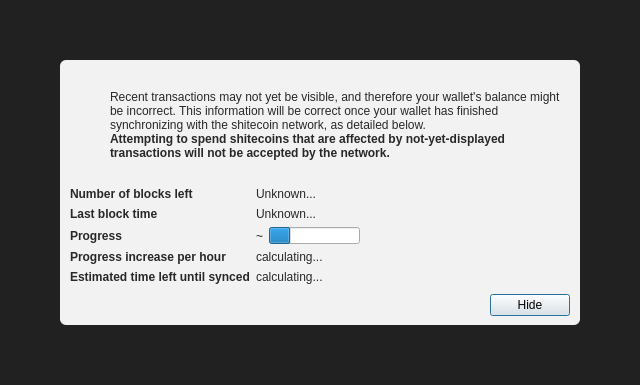
<?xml version="1.0" encoding="UTF-8"?>
<ui version="4.0">
 <class>ModalOverlay</class>
 <widget class="QWidget" name="ModalOverlay">
  <property name="geometry">
   <rect>
    <x>0</x>
    <y>0</y>
    <width>640</width>
    <height>385</height>
   </rect>
  </property>
  <property name="windowTitle">
   <string>Form</string>
  </property>
  <layout class="QVBoxLayout" name="verticalLayout" stretch="0">
   <property name="sizeConstraint">
    <enum>QLayout::SetDefaultConstraint</enum>
   </property>
   <property name="leftMargin">
    <number>0</number>
   </property>
   <property name="topMargin">
    <number>0</number>
   </property>
   <property name="rightMargin">
    <number>0</number>
   </property>
   <property name="bottomMargin">
    <number>0</number>
   </property>
   <item>
    <widget class="QWidget" name="bgWidget" native="true">
     <property name="styleSheet">
      <string notr="true">#bgWidget { background: rgba(0,0,0,220); }</string>
     </property>
     <layout class="QVBoxLayout" name="verticalLayoutMain" stretch="1">
      <property name="leftMargin">
       <number>60</number>
      </property>
      <property name="topMargin">
       <number>60</number>
      </property>
      <property name="rightMargin">
       <number>60</number>
      </property>
      <property name="bottomMargin">
       <number>60</number>
      </property>
      <item>
       <widget class="QWidget" name="contentWidget" native="true">
        <property name="styleSheet">
         <string notr="true">#contentWidget { background: rgba(255,255,255,240); border-radius: 6px; }

QLabel { color: rgb(40,40,40);  }</string>
        </property>
        <layout class="QVBoxLayout" name="verticalLayoutSub" stretch="1,0,0,0">
         <property name="spacing">
          <number>0</number>
         </property>
         <property name="leftMargin">
          <number>10</number>
         </property>
         <property name="topMargin">
          <number>10</number>
         </property>
         <property name="rightMargin">
          <number>10</number>
         </property>
         <property name="bottomMargin">
          <number>10</number>
         </property>
         <item>
          <layout class="QHBoxLayout" name="horizontalLayoutIconText" stretch="0,1">
           <property name="topMargin">
            <number>20</number>
           </property>
           <item>
            <layout class="QVBoxLayout" name="verticalLayoutIcon">
             <property name="leftMargin">
              <number>0</number>
             </property>
             <item>
              <widget class="QPushButton" name="warningIcon">
               <property name="enabled">
                <bool>false</bool>
               </property>
               <property name="text">
                <string/>
               </property>
               <property name="icon">
                <iconset>
                 <normaloff>:/icons/warning</normaloff>
                 <disabledoff>:/icons/warning</disabledoff>:/icons/warning</iconset>
               </property>
               <property name="iconSize">
                <size>
                 <width>48</width>
                 <height>48</height>
                </size>
               </property>
               <property name="flat">
                <bool>true</bool>
               </property>
              </widget>
             </item>
             <item>
              <spacer name="verticalSpacerWarningIcon">
               <property name="orientation">
                <enum>Qt::Vertical</enum>
               </property>
               <property name="sizeHint" stdset="0">
                <size>
                 <width>20</width>
                 <height>40</height>
                </size>
               </property>
              </spacer>
             </item>
            </layout>
           </item>
           <item>
            <layout class="QVBoxLayout" name="verticalLayoutInfoText">
             <property name="leftMargin">
              <number>0</number>
             </property>
             <property name="topMargin">
              <number>0</number>
             </property>
             <item>
              <widget class="QLabel" name="infoText">
               <property name="text">
                <string>Recent transactions may not yet be visible, and therefore your wallet's balance might be incorrect. This information will be correct once your wallet has finished synchronizing with the shitecoin network, as detailed below.</string>
               </property>
               <property name="textFormat">
                <enum>Qt::RichText</enum>
               </property>
               <property name="wordWrap">
                <bool>true</bool>
               </property>
              </widget>
             </item>
             <item>
              <widget class="QLabel" name="infoTextStrong">
               <property name="font">
                <font>
                 <weight>75</weight>
                 <bold>true</bold>
                </font>
               </property>
               <property name="text">
                <string>Attempting to spend shitecoins that are affected by not-yet-displayed transactions will not be accepted by the network.</string>
               </property>
               <property name="textFormat">
                <enum>Qt::RichText</enum>
               </property>
               <property name="wordWrap">
                <bool>true</bool>
               </property>
              </widget>
             </item>
             <item>
              <spacer name="verticalSpacerInTextSpace">
               <property name="orientation">
                <enum>Qt::Vertical</enum>
               </property>
               <property name="sizeHint" stdset="0">
                <size>
                 <width>20</width>
                 <height>40</height>
                </size>
               </property>
              </spacer>
             </item>
            </layout>
           </item>
          </layout>
         </item>
         <item>
          <spacer name="verticalSpacerAfterText">
           <property name="orientation">
            <enum>Qt::Vertical</enum>
           </property>
           <property name="sizeHint" stdset="0">
            <size>
             <width>20</width>
             <height>40</height>
            </size>
           </property>
          </spacer>
         </item>
         <item>
          <layout class="QFormLayout" name="formLayout">
           <property name="fieldGrowthPolicy">
            <enum>QFormLayout::FieldsStayAtSizeHint</enum>
           </property>
           <property name="horizontalSpacing">
            <number>6</number>
           </property>
           <property name="verticalSpacing">
            <number>6</number>
           </property>
           <property name="topMargin">
            <number>10</number>
           </property>
           <item row="0" column="0">
            <widget class="QLabel" name="labelNumberOfBlocksLeft">
             <property name="font">
              <font>
               <weight>75</weight>
               <bold>true</bold>
              </font>
             </property>
             <property name="text">
              <string>Number of blocks left</string>
             </property>
            </widget>
           </item>
           <item row="0" column="1">
            <widget class="QLabel" name="numberOfBlocksLeft">
             <property name="text">
              <string>Unknown...</string>
             </property>
            </widget>
           </item>
           <item row="1" column="0">
            <widget class="QLabel" name="labelLastBlockTime">
             <property name="font">
              <font>
               <weight>75</weight>
               <bold>true</bold>
              </font>
             </property>
             <property name="text">
              <string>Last block time</string>
             </property>
            </widget>
           </item>
           <item row="1" column="1">
            <widget class="QLabel" name="newestBlockDate">
             <property name="sizePolicy">
              <sizepolicy hsizetype="Maximum" vsizetype="Preferred">
               <horstretch>0</horstretch>
               <verstretch>0</verstretch>
              </sizepolicy>
             </property>
             <property name="text">
              <string>Unknown...</string>
             </property>
            </widget>
           </item>
           <item row="2" column="0">
            <widget class="QLabel" name="labelSyncDone">
             <property name="font">
              <font>
               <weight>75</weight>
               <bold>true</bold>
              </font>
             </property>
             <property name="text">
              <string>Progress</string>
             </property>
            </widget>
           </item>
           <item row="2" column="1">
            <layout class="QHBoxLayout" name="horizontalLayoutSync" stretch="0,1">
             <item>
              <widget class="QLabel" name="percentageProgress">
               <property name="text">
                <string notr="true">~</string>
               </property>
              </widget>
             </item>
             <item>
              <widget class="QProgressBar" name="progressBar">
               <property name="value">
                <number>24</number>
               </property>
               <property name="format">
                <string/>
               </property>
              </widget>
             </item>
            </layout>
           </item>
           <item row="4" column="0">
            <widget class="QLabel" name="labelProgressIncrease">
             <property name="font">
              <font>
               <weight>75</weight>
               <bold>true</bold>
              </font>
             </property>
             <property name="text">
              <string>Progress increase per hour</string>
             </property>
            </widget>
           </item>
           <item row="4" column="1">
            <widget class="QLabel" name="progressIncreasePerH">
             <property name="text">
              <string>calculating...</string>
             </property>
            </widget>
           </item>
           <item row="5" column="0">
            <widget class="QLabel" name="labelEstimatedTimeLeft">
             <property name="font">
              <font>
               <weight>75</weight>
               <bold>true</bold>
              </font>
             </property>
             <property name="text">
              <string>Estimated time left until synced</string>
             </property>
            </widget>
           </item>
           <item row="5" column="1">
            <widget class="QLabel" name="expectedTimeLeft">
             <property name="text">
              <string>calculating...</string>
             </property>
            </widget>
           </item>
          </layout>
         </item>
         <item>
          <layout class="QHBoxLayout" name="horizontalLayoutButtons">
           <property name="leftMargin">
            <number>10</number>
           </property>
           <property name="topMargin">
            <number>10</number>
           </property>
           <item>
            <spacer name="horizontalSpacer">
             <property name="orientation">
              <enum>Qt::Horizontal</enum>
             </property>
             <property name="sizeHint" stdset="0">
              <size>
               <width>40</width>
               <height>20</height>
              </size>
             </property>
            </spacer>
           </item>
           <item>
            <widget class="QPushButton" name="closeButton">
             <property name="text">
              <string>Hide</string>
             </property>
             <property name="shortcut">
              <string>Esc</string>
             </property>
             <property name="focusPolicy">
              <enum>Qt::StrongFocus</enum>
             </property>
             <property name="default">
              <bool>true</bool>
             </property>
            </widget>
           </item>
          </layout>
         </item>
        </layout>
       </widget>
      </item>
     </layout>
    </widget>
   </item>
  </layout>
 </widget>
 <resources/>
 <connections/>
</ui>
